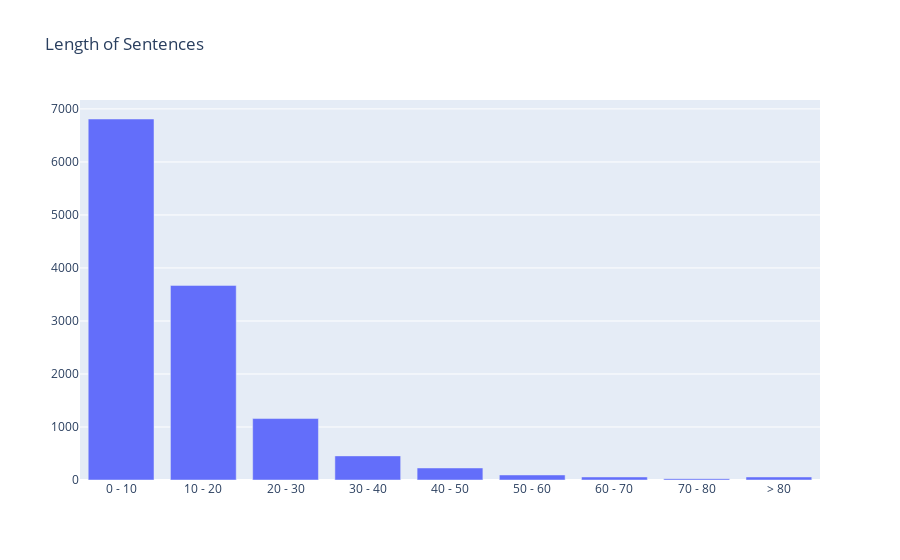

This figure's notebook cell:
### Code cell
def plot_bar_with_outliers(series, name, end):
    start = int(series.min())
    size = 10

    # Making a histogram
    largest_value = series.max()
    if largest_value > end:
        hist = np.histogram(series, bins=list(range(start, end+size, size)) + [largest_value])
    else:
        hist = np.histogram(series, bins=list(range(start, end+size, size)) + [end+size])

    # Adding labels to the chart
    labels = []
    for i, j in zip(hist[1][0::1], hist[1][1::1]):
        if j <= end:
            labels.append('{} - {}'.format(i, j))
        else:
            labels.append('> {}'.format(i))

    # Plotting the graph
    data = [go.Bar(x=labels,
                   y=hist[0])]

    layout = go.Layout(
        title=name
    )
    fig = go.Figure(data=data, layout=layout)
    fig.show()


plot_bar_with_outliers(pd.Series(listOfLengths), 'Length of Sentences', end=80)

### Figure 1 — Plotly figure (JSON) as saved in the notebook; plotly's stock layout.template omitted (floating-point values rounded to 4 significant figures)
{"data": [{"type": "bar", "x": ["0 - 10", "10 - 20", "20 - 30", "30 - 40", "40 - 50", "50 - 60", "60 - 70", "70 - 80", "> 80"], "y": [6810, 3671, 1159, 455, 227, 95, 57, 25, 57]}], "layout": {"title": {"text": "Length of Sentences"}}}
